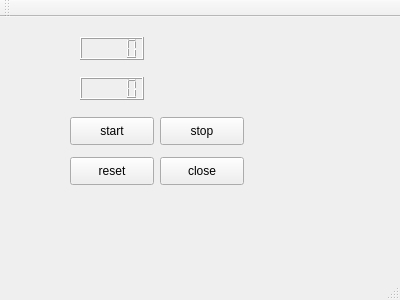
<?xml version="1.0" encoding="UTF-8"?>
<ui version="4.0">
 <class>MainWindow</class>
 <widget class="QMainWindow" name="MainWindow">
  <property name="geometry">
   <rect>
    <x>0</x>
    <y>0</y>
    <width>400</width>
    <height>300</height>
   </rect>
  </property>
  <property name="windowTitle">
   <string>MainWindow</string>
  </property>
  <widget class="QWidget" name="centralWidget">
   <widget class="QLCDNumber" name="lcdNumberMin">
    <property name="geometry">
     <rect>
      <x>80</x>
      <y>20</y>
      <width>64</width>
      <height>23</height>
     </rect>
    </property>
   </widget>
   <widget class="QLCDNumber" name="lcdNumberSec">
    <property name="geometry">
     <rect>
      <x>80</x>
      <y>60</y>
      <width>64</width>
      <height>23</height>
     </rect>
    </property>
   </widget>
   <widget class="QPushButton" name="startButton">
    <property name="geometry">
     <rect>
      <x>70</x>
      <y>100</y>
      <width>84</width>
      <height>28</height>
     </rect>
    </property>
    <property name="text">
     <string>start</string>
    </property>
   </widget>
   <widget class="QPushButton" name="stopButton">
    <property name="geometry">
     <rect>
      <x>160</x>
      <y>100</y>
      <width>84</width>
      <height>28</height>
     </rect>
    </property>
    <property name="text">
     <string>stop</string>
    </property>
   </widget>
   <widget class="QPushButton" name="resetButton">
    <property name="geometry">
     <rect>
      <x>70</x>
      <y>140</y>
      <width>84</width>
      <height>28</height>
     </rect>
    </property>
    <property name="text">
     <string>reset</string>
    </property>
   </widget>
   <widget class="QPushButton" name="closeButton">
    <property name="geometry">
     <rect>
      <x>160</x>
      <y>140</y>
      <width>84</width>
      <height>28</height>
     </rect>
    </property>
    <property name="text">
     <string>close</string>
    </property>
   </widget>
  </widget>
  <widget class="QMenuBar" name="menuBar">
   <property name="geometry">
    <rect>
     <x>0</x>
     <y>0</y>
     <width>400</width>
     <height>25</height>
    </rect>
   </property>
  </widget>
  <widget class="QToolBar" name="mainToolBar">
   <attribute name="toolBarArea">
    <enum>TopToolBarArea</enum>
   </attribute>
   <attribute name="toolBarBreak">
    <bool>false</bool>
   </attribute>
  </widget>
  <widget class="QStatusBar" name="statusBar"/>
 </widget>
 <layoutdefault spacing="6" margin="11"/>
 <resources/>
 <connections>
  <connection>
   <sender>closeButton</sender>
   <signal>clicked()</signal>
   <receiver>MainWindow</receiver>
   <slot>close()</slot>
   <hints>
    <hint type="sourcelabel">
     <x>201</x>
     <y>195</y>
    </hint>
    <hint type="destinationlabel">
     <x>199</x>
     <y>149</y>
    </hint>
   </hints>
  </connection>
 </connections>
</ui>
